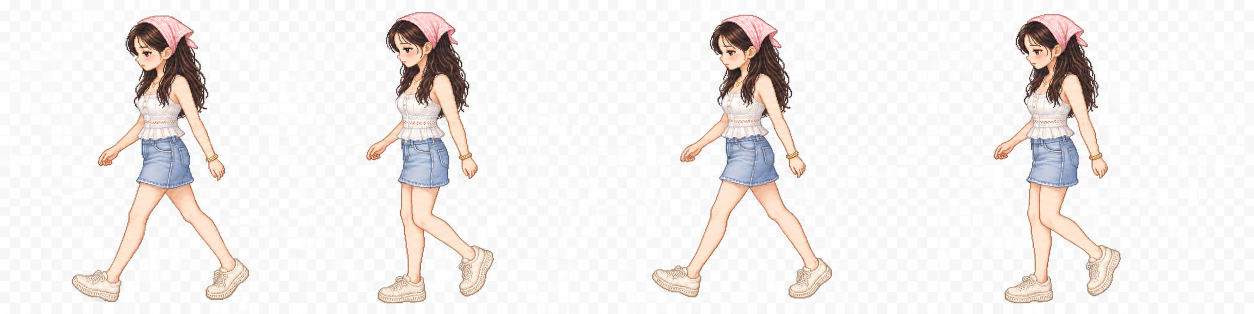
#> input picture walk_lelf.png, 2508 x 627 px (shown at 1/2 size)
$ python -i normalize_women.py   (imports and definitions only)
#> lines starting #> are read from the running program, lines starting #| are printed output that depends on the picture; after the words box and inside, x2 and y2 are one past the last pixel; in counts of white or black regions, pixels touching at a corner belong together
#> further down, picture is the input picture: PIL image 2508x627 RGB; mean R, G, B 241.5, 237.5, 235.9
#!/usr/bin/env python3
"""
Normalize the raw human illustration art into the per-frame PNGs the app bundles.

Inputs (in the repo root / women_pixal/):
  - walk_right.png, walk_lelf.png  — each a 2508×627 sheet of 4 walk frames on a
    WHITE background (no alpha).
  - women_pixal/stand_left_{1,2,3}.png, stand_right_{1,2,3}.png  — side-profile idle.
  - women_pixal/jumping_{1,2,3}.png        — airborne (held / tumble).
  - women_pixal/sit_down_sad.png, sad.png, sit.png, sitting_dazed_{1,2,3}.png — sitting.

Output: Resources/women/human_*.png — every frame cropped, the white background
keyed out (border flood-fill so her white top/shoes survive), the character
height-normalized so its size is consistent across poses, and bottom-aligned on
one shared canvas (feet on a common baseline). build.sh copies this folder into
the .app bundle; HumanImageArt.swift loads the frames by name.

Run:  python3 tools/normalize_women.py   (needs Pillow)
"""
import os
import glob
from collections import deque

import numpy as np
from PIL import Image

ROOT = os.path.dirname(os.path.dirname(os.path.abspath(__file__)))
WP = os.path.join(ROOT, "women_pixal")
OUT = os.path.join(ROOT, "Resources", "women")

# role -> (source file stem, flip-to-face-right, target CONTENT height in px).
# Idle/walk are SIDE-PROFILE + SKIRT so they share outfit + angle (no flicker).
ROLES = {
    "idleR1": ("stand_right_1", False, 290), "idleR2": ("stand_right_2", False, 290),
    "idleR3": ("stand_right_3", False, 290),
    "idleL1": ("stand_left_1", False, 290), "idleL2": ("stand_left_2", False, 290),
    "idleL3": ("stand_left_3", False, 290),
    "held": ("jumping_1", False, 300),
    "tumble1": ("jumping_1", False, 300), "tumble2": ("jumping_2", False, 300),
    "tumble3": ("jumping_3", False, 300),
    "impact": ("sit_down_sad", False, 205), "hurt": ("sad", False, 210),
    "getup": ("sit", False, 235),
    "dazed1": ("sitting_dazed_1", False, 210), "dazed2": ("sitting_dazed_2", False, 210),
    "dazed3": ("sitting_dazed_3", False, 210),
}
# 4-frame walk sheets → walkR1..4 / walkL1..4 (split below). Height matches idle.
WALK_SHEETS = {"R": ("walk_right.png", False, 286), "L": ("walk_lelf.png", True, 286)}


# [6 lines left out: function _resolve, not called in this run]


def key_white(im: Image.Image) -> Image.Image:
    """Make border-connected near-white transparent; keep interior white (top/shoes)."""
    rgb = np.asarray(im.convert("RGB")).astype(int)
    near_white = (rgb[..., 0] > 238) & (rgb[..., 1] > 238) & (rgb[..., 2] > 238)
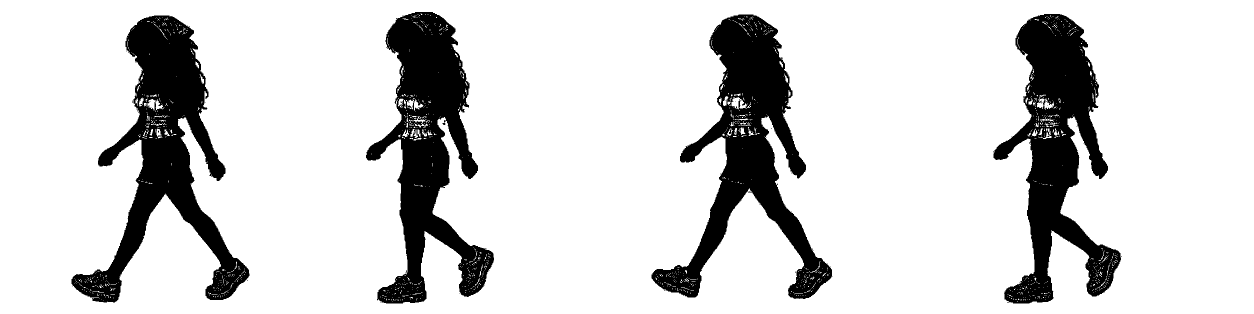
#> near_white: shape (627, 2508) bool (shown at 1/2 size); 83.7% white; 61 black regions (57 under 20 px), largest, box (x1, y1, x2, y2) and area: (143, 31, 499, 605) 65663, (1303, 29, 1665, 598) 64924, (732, 24, 988, 607) 63086, (1987, 28, 2242, 607) 62759
    h, w = near_white.shape
#> h = 627; w = 2508
    bg = np.zeros_like(near_white)
    q = deque()
    for x in range(w):
        for y in (0, h - 1):
            if near_white[y, x] and not bg[y, x]:
                bg[y, x] = True
                q.append((y, x))
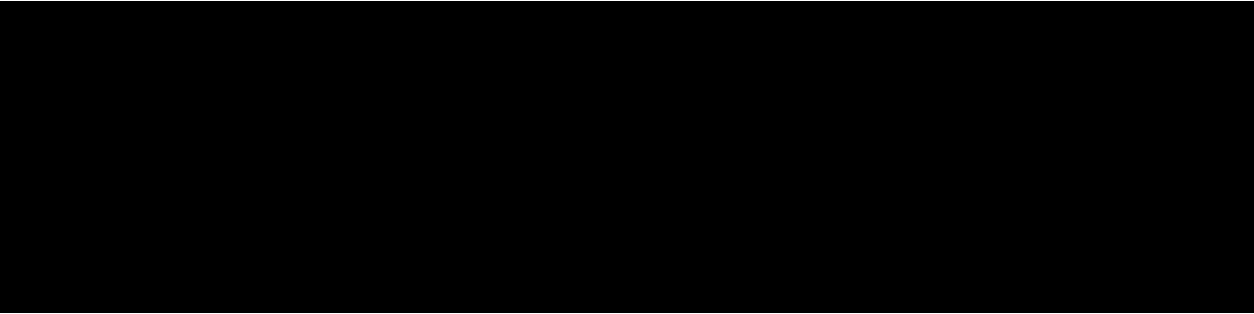
#> bg: shape (627, 2508) bool (shown at 1/2 size); 0.32% white in thin lines or dots
    for y in range(h):
        for x in (0, w - 1):
            if near_white[y, x] and not bg[y, x]:
                bg[y, x] = True
                q.append((y, x))
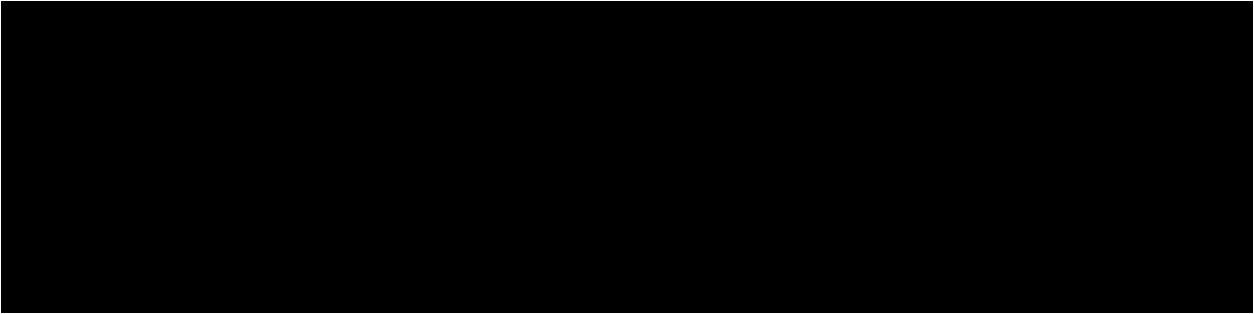
#> bg: shape (627, 2508) bool (shown at 1/2 size); 0.4% white in thin lines or dots
    while q:
        y, x = q.popleft()
        for dy, dx in ((1, 0), (-1, 0), (0, 1), (0, -1)):
            ny, nx = y + dy, x + dx
            if 0 <= ny < h and 0 <= nx < w and near_white[ny, nx] and not bg[ny, nx]:
                bg[ny, nx] = True
                q.append((ny, nx))
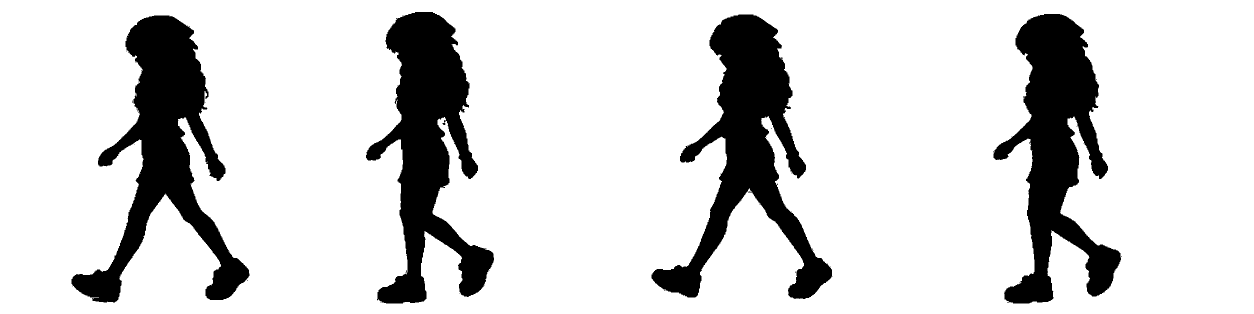
#> bg: shape (627, 2508) bool (shown at 1/2 size); 83.1% white; 43 black regions (39 under 20 px), largest, box (x1, y1, x2, y2) and area: (143, 31, 499, 605) 67981, (1303, 29, 1665, 598) 67373, (732, 24, 988, 607) 65609, (1987, 28, 2242, 607) 65224
    alpha = np.where(bg, 0, 255).astype(np.uint8)
    return Image.fromarray(np.dstack([rgb.astype(np.uint8), alpha]), "RGBA")


def load_clean(im: Image.Image) -> Image.Image:
    """Crop to content; key the white background first if the image is opaque."""
    im = im.convert("RGBA")
    if im.getchannel("A").getextrema()[0] == 255:   # fully opaque ⇒ white background
        im = key_white(im)
    return im.crop(im.getchannel("A").getbbox())
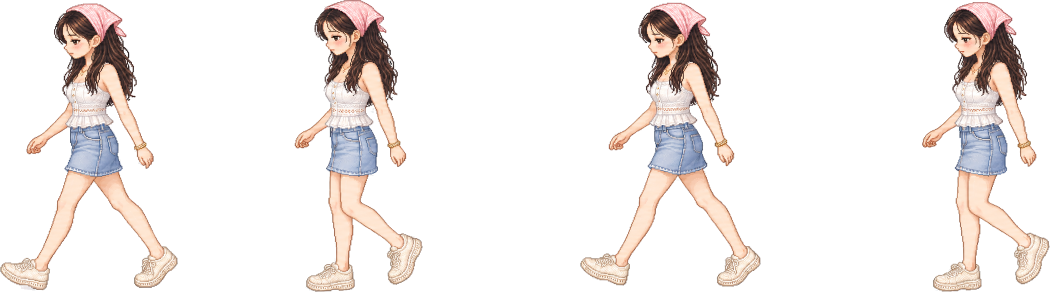
#> returned value: PIL image 2100x583 RGBA (shown at 1/2 size); mean R, G, B, A 239, 233.8, 231.7, 55.5; transparent parts drawn white


# [39 lines left out: function main, not called in this run]


# [2 lines not run here, left out]

>>> from PIL import Image
>>> picture = Image.open('../walk_lelf.png')
>>> result = load_clean(picture)
